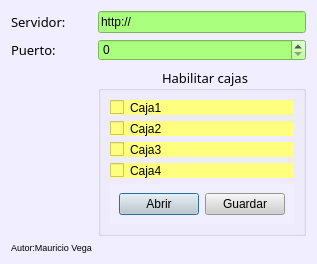
<?xml version="1.0" encoding="UTF-8"?>
<ui version="4.0">
 <class>Configuracion</class>
 <widget class="QDialog" name="Configuracion">
  <property name="geometry">
   <rect>
    <x>0</x>
    <y>0</y>
    <width>309</width>
    <height>238</height>
   </rect>
  </property>
  <property name="windowTitle">
   <string>Configuracion</string>
  </property>
  <property name="windowIcon">
   <iconset resource="Recursos.qrc">
    <normaloff>:/Icono</normaloff>:/Icono</iconset>
  </property>
  <property name="styleSheet">
   <string notr="true">background-color: rgb(241, 239, 255);</string>
  </property>
  <layout class="QFormLayout" name="formLayout">
   <item row="0" column="0">
    <widget class="QLabel" name="label">
     <property name="font">
      <font>
       <family>MS Reference Sans Serif</family>
       <pointsize>10</pointsize>
       <weight>50</weight>
       <bold>false</bold>
      </font>
     </property>
     <property name="text">
      <string>Servidor:</string>
     </property>
    </widget>
   </item>
   <item row="0" column="1">
    <widget class="QLineEdit" name="InDirecion">
     <property name="focusPolicy">
      <enum>Qt::StrongFocus</enum>
     </property>
     <property name="styleSheet">
      <string notr="true">border-color: rgb(0, 255, 0);
background-color: rgb(170, 255, 127);</string>
     </property>
     <property name="text">
      <string>http://</string>
     </property>
    </widget>
   </item>
   <item row="1" column="0">
    <widget class="QLabel" name="label_2">
     <property name="font">
      <font>
       <family>MS Reference Sans Serif</family>
       <pointsize>10</pointsize>
       <weight>50</weight>
       <bold>false</bold>
      </font>
     </property>
     <property name="text">
      <string>Puerto:</string>
     </property>
    </widget>
   </item>
   <item row="1" column="1">
    <widget class="QSpinBox" name="InPuerto">
     <property name="styleSheet">
      <string notr="true">border-color: rgb(0, 255, 0);
background-color: rgb(170, 255, 127);</string>
     </property>
     <property name="maximum">
      <number>999999</number>
     </property>
     <property name="value">
      <number>0</number>
     </property>
    </widget>
   </item>
   <item row="2" column="1">
    <widget class="QGroupBox" name="groupBox">
     <property name="font">
      <font>
       <family>MS Reference Sans Serif</family>
       <pointsize>10</pointsize>
       <weight>50</weight>
       <bold>false</bold>
      </font>
     </property>
     <property name="title">
      <string>Habilitar cajas</string>
     </property>
     <property name="alignment">
      <set>Qt::AlignCenter</set>
     </property>
     <layout class="QVBoxLayout" name="verticalLayout">
      <item>
       <widget class="QCheckBox" name="chkCaja1">
        <property name="styleSheet">
         <string notr="true">background-color: rgb(255, 255, 127);
border-color: rgb(255, 255, 0);</string>
        </property>
        <property name="text">
         <string>Caja1</string>
        </property>
       </widget>
      </item>
      <item>
       <widget class="QCheckBox" name="chkCaja2">
        <property name="styleSheet">
         <string notr="true">background-color: rgb(255, 255, 127);
border-color: rgb(255, 255, 0);</string>
        </property>
        <property name="text">
         <string>Caja2</string>
        </property>
       </widget>
      </item>
      <item>
       <widget class="QCheckBox" name="chkCaja3">
        <property name="styleSheet">
         <string notr="true">background-color: rgb(255, 255, 127);
border-color: rgb(255, 255, 0);</string>
        </property>
        <property name="text">
         <string>Caja3</string>
        </property>
       </widget>
      </item>
      <item>
       <widget class="QCheckBox" name="chkCaja4">
        <property name="styleSheet">
         <string notr="true">background-color: rgb(255, 255, 127);
border-color: rgb(255, 255, 0);</string>
        </property>
        <property name="text">
         <string>Caja4</string>
        </property>
       </widget>
      </item>
      <item>
       <widget class="QWidget" name="widget" native="true">
        <layout class="QHBoxLayout" name="horizontalLayout">
         <item>
          <spacer name="horizontalSpacer">
           <property name="orientation">
            <enum>Qt::Horizontal</enum>
           </property>
           <property name="sizeHint" stdset="0">
            <size>
             <width>40</width>
             <height>20</height>
            </size>
           </property>
          </spacer>
         </item>
         <item>
          <widget class="QPushButton" name="btnAbrir">
           <property name="styleSheet">
            <string notr="true">background-color: rgb(207, 207, 207);
border-color: rgb(0, 0, 0);</string>
           </property>
           <property name="text">
            <string>Abrir</string>
           </property>
          </widget>
         </item>
         <item>
          <widget class="QPushButton" name="btnGuardar">
           <property name="styleSheet">
            <string notr="true">background-color: rgb(207, 207, 207);
border-color: rgb(0, 0, 0);</string>
           </property>
           <property name="text">
            <string>Guardar</string>
           </property>
          </widget>
         </item>
        </layout>
       </widget>
      </item>
     </layout>
    </widget>
   </item>
   <item row="3" column="0">
    <widget class="QLabel" name="label_4">
     <property name="font">
      <font>
       <pointsize>7</pointsize>
      </font>
     </property>
     <property name="text">
      <string>Autor:Mauricio Vega</string>
     </property>
    </widget>
   </item>
  </layout>
 </widget>
 <resources>
  <include location="Recursos.qrc"/>
 </resources>
 <connections/>
</ui>
